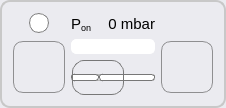
          <widget class="QGroupBox" name="groupBox_pon">
           <property name="sizePolicy">
            <sizepolicy hsizetype="Expanding" vsizetype="Expanding">
             <horstretch>0</horstretch>
             <verstretch>0</verstretch>
            </sizepolicy>
           </property>
           <property name="minimumSize">
            <size>
             <width>150</width>
             <height>50</height>
            </size>
           </property>
           <property name="maximumSize">
            <size>
             <width>16777215</width>
             <height>16777215</height>
            </size>
           </property>
           <property name="font">
            <font>
             <family>Arial</family>
             <pointsize>22</pointsize>
             <weight>50</weight>
             <italic>false</italic>
             <bold>false</bold>
            </font>
           </property>
           <property name="styleSheet">
            <string notr="true">QGroupBox { 
     border: 2px solid  rgb(200, 200, 200); ; 
     border-radius: 10px; 
    color: rgb(80, 80, 80);
    background-color: rgb(235, 235, 240);
   /* background-color: rgb(235, 240, 235);*/
 } 

 QPushButton {
     border: 1px solid #8f8f91;
     border-radius: 10px;
     background-color: qlineargradient(x1: 0, y1: 0, x2: 0, y2: 1,
                                       stop: 0 #f6f7fa, stop: 1 #dadbde);
     min-width: 50px;
	 min-height: 50px;
     max-width: 50px;
	 max-height: 50px;
 }


 QPushButton:focus:pressed {
     background-color: qlineargradient(x1: 0, y1: 0, x2: 0, y2: 1,
                                       stop: 0 #F0FFF0, stop: 1 #f6f7fa);
 }

 QPushButton:hover {
     background-color: qlineargradient(x1: 0, y1: 0, x2: 0, y2: 1,
                                       stop: 0 #f6f7fa, stop: 1 #F0FFF0);
 }

QPushButton:disabled{ background-color: #CCCCCC; }

 QPushButton:flat {
     border: none; /* no border for a flat push button */
 }

 QPushButton:default {
     border-color: navy; /* make the default button prominent */
 }</string>
           </property>
           <property name="title">
            <string/>
           </property>
           <layout class="QGridLayout" name="gridLayout_6">
            <property name="topMargin">
             <number>11</number>
            </property>
            <item row="11" column="3">
             <widget class="QLabel" name="label_pon">
              <property name="font">
               <font>
                <pointsize>11</pointsize>
               </font>
              </property>
              <property name="styleSheet">
               <string notr="true"/>
              </property>
              <property name="text">
               <string notr="true">&lt;html&gt;&lt;head/&gt;&lt;body&gt;&lt;p&gt;P&lt;span style=&quot; vertical-align:sub;&quot;&gt;on&lt;/span&gt;&lt;/p&gt;&lt;/body&gt;&lt;/html&gt;</string>
              </property>
              <property name="alignment">
               <set>Qt::AlignBottom|Qt::AlignLeading|Qt::AlignLeft</set>
              </property>
             </widget>
            </item>
            <item row="12" column="3" colspan="2">
             <widget class="QProgressBar" name="progressBar_pressure_p_on">
              <property name="minimumSize">
               <size>
                <width>0</width>
                <height>0</height>
               </size>
              </property>
              <property name="maximumSize">
               <size>
                <width>16777215</width>
                <height>15</height>
               </size>
              </property>
              <property name="font">
               <font>
                <pointsize>10</pointsize>
                <weight>75</weight>
                <bold>true</bold>
               </font>
              </property>
              <property name="toolTip">
               <string>Current pressure value</string>
              </property>
              <property name="styleSheet">
               <string notr="true">QProgressBar {
border: 1px solid white;
padding: 1px;
color: rgb(255, 255, 255);
border-bottom-right-radius: 5px;
border-bottom-left-radius: 5px;
border-top-right-radius: 5px;
border-top-left-radius: 5px;
text-align:right;
/*margin-right: 25ex;*/
background: QLinearGradient( x1: 0, y1: 0, x2: 1, y2: 0,
stop: 0 #fff,
stop: 0.4 #eee,
stop: 0.7 #ddd,
stop: 1 #eee );
width: 15px;
}

QProgressBar::chunk {
background: QLinearGradient( x1: 0, y1: 0, x2: 1, y2: 0,
stop: 0 #A9D08E,
stop: 0.4 #549635,
stop: 0.7 #148C14,
stop: 1 #006400 );
border-bottom-right-radius: 5px;
border-bottom-left-radius: 5px;
border-top-right-radius: 5px;
border-top-left-radius: 5px;
/*border: 2px solid white;*/
/*width: 1px;*/
}</string>
              </property>
              <property name="minimum">
               <number>0</number>
              </property>
              <property name="maximum">
               <number>450</number>
              </property>
              <property name="value">
               <number>0</number>
              </property>
              <property name="alignment">
               <set>Qt::AlignRight</set>
              </property>
              <property name="textVisible">
               <bool>false</bool>
              </property>
              <property name="invertedAppearance">
               <bool>false</bool>
              </property>
              <property name="format">
               <string notr="true">%v mbar</string>
              </property>
             </widget>
            </item>
            <item row="13" column="3" colspan="2">
             <widget class="QSlider" name="horizontalSlider_p_on">
              <property name="minimumSize">
               <size>
                <width>0</width>
                <height>35</height>
               </size>
              </property>
              <property name="font">
               <font>
                <pointsize>8</pointsize>
               </font>
              </property>
              <property name="toolTip">
               <string>Increase/decrease the pressure Pon</string>
              </property>
              <property name="styleSheet">
               <string notr="true">QSlider::groove:horizontal {
border: 1px solid #bbb;
background: white;
height: 5px;
border-radius: 3px;
}

QSlider::sub-page:horizontal {
background: qlineargradient(x1: 0, y1: 0,    x2: 0, y2: 1,
stop: 0 #dafefe,
stop: 1 #331cfe );
background: QLinearGradient( x1: 0, y1: 0, x2: 1, y2: 0,
stop: 0 #A9D08E,
stop: 0.4 #549635,
stop: 0.7 #148C14,
stop: 1 #006400 );
border: 1px solid #777;
height: 5px;
border-radius:3px;
}

QSlider::add-page:horizontal {
background: #fff;
border: 1px solid #777;
height: 5px;
border-radius: 3px;
}

QSlider::handle:horizontal {
background: qlineargradient(x1:0, y1:0, x2:1, y2:1,
    stop:0 #eee, stop:1 #ccc);
border: 1px solid #777;
width: 50px;
margin-top: -15px;
margin-bottom: -15px;
border-radius: 12px;
}

QSlider::handle:horizontal:hover {
background: qlineargradient(x1:0, y1:0, x2:1, y2:1,
    stop:0 #fff, stop:1 #ddd);
border: 1px solid #444;
border-radius: 4px;
}

QSlider::sub-page:horizontal:disabled {
background: #bbb;
border-color: #999;
}

QSlider::add-page:horizontal:disabled {
background: #eee;
border-color: #999;
}

QSlider::handle:horizontal:disabled {
background: #eee;
border: 1px solid #aaa;
border-radius: 4px;
}</string>
              </property>
              <property name="minimum">
               <number>0</number>
              </property>
              <property name="maximum">
               <number>450</number>
              </property>
              <property name="value">
               <number>0</number>
              </property>
              <property name="orientation">
               <enum>Qt::Horizontal</enum>
              </property>
              <property name="invertedAppearance">
               <bool>false</bool>
              </property>
              <property name="invertedControls">
               <bool>false</bool>
              </property>
              <property name="tickPosition">
               <enum>QSlider::TicksBelow</enum>
              </property>
              <property name="tickInterval">
               <number>20</number>
              </property>
             </widget>
            </item>
            <item row="11" column="4">
             <widget class="QLabel" name="label_PonPressure">
              <property name="font">
               <font>
                <pointsize>11</pointsize>
               </font>
              </property>
              <property name="toolTip">
               <string>&lt;html&gt;&lt;head/&gt;&lt;body&gt;&lt;p&gt;&lt;span style=&quot; font-size:11pt;&quot;&gt; current value / set point &lt;/span&gt;&lt;/p&gt;&lt;/body&gt;&lt;/html&gt;</string>
              </property>
              <property name="styleSheet">
               <string notr="true"/>
              </property>
              <property name="text">
               <string>0 mbar</string>
              </property>
              <property name="alignment">
               <set>Qt::AlignBottom|Qt::AlignRight|Qt::AlignTrailing</set>
              </property>
             </widget>
            </item>
            <item row="11" column="1">
             <widget class="QProgressBar" name="progressBar_ledPon">
              <property name="sizePolicy">
               <sizepolicy hsizetype="Expanding" vsizetype="Fixed">
                <horstretch>0</horstretch>
                <verstretch>0</verstretch>
               </sizepolicy>
              </property>
              <property name="minimumSize">
               <size>
                <width>15</width>
                <height>0</height>
               </size>
              </property>
              <property name="maximumSize">
               <size>
                <width>20</width>
                <height>20</height>
               </size>
              </property>
              <property name="font">
               <font>
                <pointsize>10</pointsize>
                <weight>75</weight>
                <bold>true</bold>
               </font>
              </property>
              <property name="toolTip">
               <string>Pressure ON/OFF indicator</string>
              </property>
              <property name="styleSheet">
               <string notr="true">QProgressBar {
border: 1px solid grey;
padding: 0px;
color: rgb(255, 255, 255);
border-bottom-right-radius: 10px;
border-bottom-left-radius: 10px;
border-top-right-radius: 10px;
border-top-left-radius: 10px;
text-align:right;
/*margin-right: 25ex;*/
background: QLinearGradient( x1: 0, y1: 0, x2: 1, y2: 0,
stop: 0 #00ff00,
stop: 0.3 #55ff55,
stop: 0.5 #aaffaa,
stop: 1 #ffffff );
width: 15px;
}

QProgressBar::chunk {
background: QLinearGradient( x1: 0, y1: 0, x2: 1, y2: 0,
stop: 0 #ffffff,
stop: 0.5 #ffaaaa,
stop: 0.7 #ff5555,
stop: 1 #ff0000 );
border-bottom-right-radius: 10px;
border-bottom-left-radius: 10px;
border-top-right-radius: 10px;
border-top-left-radius: 10px;
border:0px solid white;
}</string>
              </property>
              <property name="minimum">
               <number>0</number>
              </property>
              <property name="maximum">
               <number>1</number>
              </property>
              <property name="value">
               <number>0</number>
              </property>
              <property name="alignment">
               <set>Qt::AlignRight|Qt::AlignTrailing|Qt::AlignVCenter</set>
              </property>
              <property name="textVisible">
               <bool>false</bool>
              </property>
              <property name="orientation">
               <enum>Qt::Horizontal</enum>
              </property>
              <property name="invertedAppearance">
               <bool>false</bool>
              </property>
              <property name="format">
               <string notr="true">%v mbar</string>
              </property>
             </widget>
            </item>
            <item row="12" column="5" rowspan="2">
             <widget class="QPushButton" name="pushButton_p_on_up">
              <property name="sizePolicy">
               <sizepolicy hsizetype="Minimum" vsizetype="Expanding">
                <horstretch>0</horstretch>
                <verstretch>0</verstretch>
               </sizepolicy>
              </property>
              <property name="minimumSize">
               <size>
                <width>52</width>
                <height>52</height>
               </size>
              </property>
              <property name="maximumSize">
               <size>
                <width>52</width>
                <height>52</height>
               </size>
              </property>
              <property name="toolTip">
               <string>Fine tuning: single step increment</string>
              </property>
              <property name="styleSheet">
               <string notr="true"/>
              </property>
              <property name="text">
               <string/>
              </property>
              <property name="icon">
               <iconset resource="resources.qrc">
                <normaloff>:/icons/plus.png</normaloff>:/icons/plus.png</iconset>
              </property>
              <property name="iconSize">
               <size>
                <width>35</width>
                <height>35</height>
               </size>
              </property>
              <property name="flat">
               <bool>false</bool>
              </property>
             </widget>
            </item>
            <item row="11" column="2">
             <widget class="QWidget" name="widget_3" native="true">
              <property name="maximumSize">
               <size>
                <width>10</width>
                <height>16777215</height>
               </size>
              </property>
             </widget>
            </item>
            <item row="11" column="0">
             <widget class="QWidget" name="widget_4" native="true">
              <property name="maximumSize">
               <size>
                <width>10</width>
                <height>16777215</height>
               </size>
              </property>
             </widget>
            </item>
            <item row="12" column="0" rowspan="2" colspan="3">
             <widget class="QPushButton" name="pushButton_p_on_down">
              <property name="sizePolicy">
               <sizepolicy hsizetype="Expanding" vsizetype="Expanding">
                <horstretch>0</horstretch>
                <verstretch>0</verstretch>
               </sizepolicy>
              </property>
              <property name="minimumSize">
               <size>
                <width>52</width>
                <height>52</height>
               </size>
              </property>
              <property name="maximumSize">
               <size>
                <width>52</width>
                <height>52</height>
               </size>
              </property>
              <property name="toolTip">
               <string>Fine tuning: single step decrement</string>
              </property>
              <property name="styleSheet">
               <string notr="true"/>
              </property>
              <property name="text">
               <string/>
              </property>
              <property name="icon">
               <iconset resource="resources.qrc">
                <normaloff>:/icons/minus.png</normaloff>:/icons/minus.png</iconset>
              </property>
              <property name="iconSize">
               <size>
                <width>35</width>
                <height>35</height>
               </size>
              </property>
              <property name="flat">
               <bool>false</bool>
              </property>
             </widget>
            </item>
           </layout>
          </widget>
